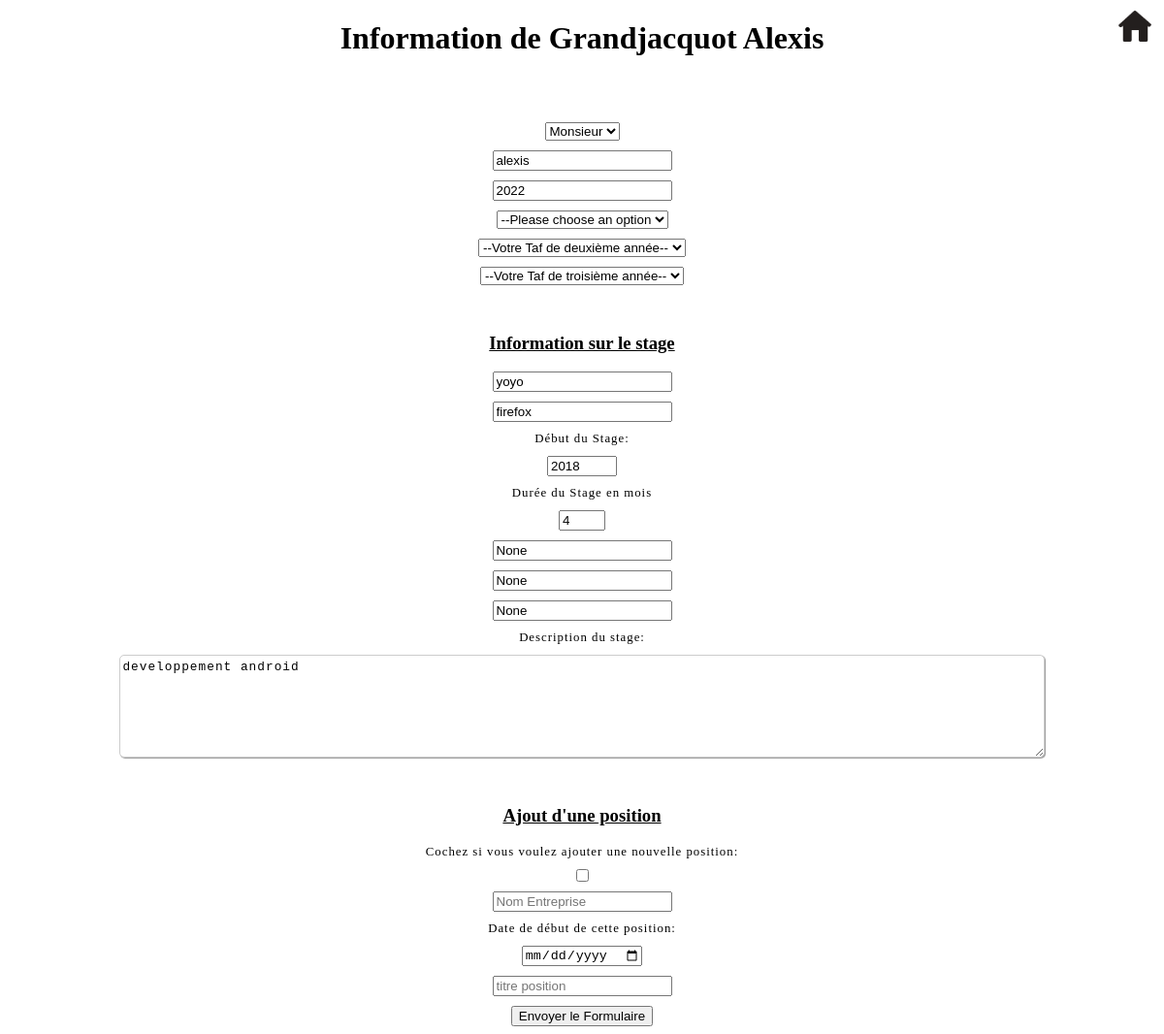
/informations_personnelles?id=1, run on the app's committed database.
### database/models.py (models this page shows)
class Person(db.Model):
    id = db.Column(db.Integer, primary_key=True)
    first_name = db.Column(db.String(50))
    last_name = db.Column(db.String(50))
    promotion = db.Column(db.Integer)
    role = db.Column(db.String(50))
    email=db.Column(db.String(50))
    etat_civil=db.Column(db.String(10))
    tafs=db.relationship('TAF', backref='people', secondary=junction_table_etudes)

class PFE(db.Model):
    id = db.Column(db.Integer, primary_key=True)
    student_id = db.Column(db.Integer, db.ForeignKey('person.id'))
    student=db.relationship('Person', backref='pfe_student', foreign_keys=[student_id])
    supervisor_id = db.Column(db.Integer, db.ForeignKey('person.id'))
    supervisor=db.relationship('Person', backref='pfe_supervisor', foreign_keys=[supervisor_id])
    organisation_id = db.Column(db.Integer, db.ForeignKey('organisation.id'))
    organisation = db.relationship('Organisation', backref='pfe_organisation')
    year=db.Column(db.Integer)
    duration=db.Column(db.Integer)
    description=db.Column(db.String(50))
    title=db.Column(db.String(50))

class Organisation(db.Model):
    id=db.Column(db.Integer, primary_key=True)
    entreprise=db.Column(db.String(50))

### app.py (the view)
@app.route('/informations_personnelles',methods=['GET'])
def informations_personnelles():
    id_connecte = request.args.get('id')
    admin=request.args.get('admin')
    person_connect=get_person_by_id(id_connecte)
    people, pfes, all_tafs, organisations, positions = action_base_donnee()
    print(type(person_connect.etat_civil))
    pfe=None
    for pfe_ in pfes:
        if str(pfe_.student.id)==id_connecte:
            pfe=pfe_
            break
    return flask.render_template("informations_personnelles.html.jinja2",pfe=pfe,id=id_connecte,person=person_connect,admin=admin,tafs=all_tafs)

### app.py (called while the page is built)
def get_person_by_id(person_id):
    people = Person.query.all()
    for person in people:
        if person.id == int(person_id):
            return person

def action_base_donnee():
    people = Person.query.all()
    pfes = PFE.query.all()
    all_tafs = TAF.query.all()
    organisations = Organisation.query.all()
    positions = Position.query.all()
    return people, pfes, all_tafs, organisations, positions

### templates/informations_personnelles.html.jinja2 (shortened to what this page needs)
<!DOCTYPE html>
<html lang="en">
<head>
    <link rel="stylesheet" href="{{ url_for("static",filename="css/informations_personnelles.css") }}">
</head>
<body>
    <h1> Information de {{ person.last_name }} {{ person.first_name }} </h1>
    {% if(admin!='admin') %}
    <a href={{  "/tableau_de_bord?id=" +id}}> <img id="logo_maison" src="{{ url_for("static",filename="img/maison.png") }}"> </a>
    {% endif %}
    <br><br>
    {% if admin!="admin" %}
    <form action={{ "resultat_informations_personnelles?id="+id }} method="POST" >
    {% endif %}
    {% if person.etat_civil=="monsieur" %}
        <select name="etat_civil" id="etat_civil">
    <option value="monsieur">Monsieur</option>
        </select>
    {% endif %}
        <input type="text" class="email" id="email" name="email" placeholder="email" value={{ person.email }}>
        <input type="number" class="promotion" id="promotion" name="promotion" placeholder="promotion" value={{ person.promotion }}>
    {% if person.role=="" %}
            <select name="role" id="role">
    <option value="">--Please choose an option</option>
        </select>
    {% endif %}
    <div>
        <select name="taf1" id="taf1" >
    <option value="">--Votre Taf de deuxième année-- </option>
        </select>
        <select name="taf2" id="taf2" >
    <option value="">--Votre Taf de troisième année-- </option>
            </select>
    </div>
        <h3> Information sur le stage</h3>
    <div class="stage" id="stage">
            {% if pfe!=none %}
        <input type="text" class="titre_sujet" id="titre_sujet" name="titre_sujet" placeholder="Titre du sujet de stage " value={{ pfe.title }}>
        <input type="text" class="organisation" id="organisation" name="organisation" placeholder="Organisation" value={{  pfe.organisation.entreprise}}>
        <label for="date_stage">Début du Stage:</label>
        <input type="number" class="date_stage" id="date_stage" name="date_stage" placeholder="Date du stage"  min="1900" max="2099"value={{ pfe.year }}>
        <label for="duree_stage">Durée du Stage en mois </label>
        <input type="number" class="duree_stage" id="duree_stage" name="duree_stage" min="2" max="6" value={{ pfe.duration }}>
        <input type="text" class="nom_tuteur" id="nom_tuteur" name="nom_tuteur" placeholder="Nom du Tuteur" value={{ pfe.supervisor.last_name }}>
        <input type="text" class="prenom_tuteur" id="prenom_tuteur" name="prenom_tuteur" placeholder="Prénom du tuteur" value={{ pfe.supervisor.first_name }}>
        <input type="text" class="email_tuteur" id="email_tuteur" name="email_tuteur" placeholder="email du tuteur" value={{ pfe.supervisor.email }}>
        <label for="description">Description du stage:</label>
        <textarea class="description" id="description" name="description_projet" placeholder="Description du sujet de stage" value={{ pfe.description }}>{{ pfe.description }}</textarea>
            {% endif %}
    </div>
        <h3>Ajout d'une position</h3>
        <div class="position" id="position">
        <label for="add_position">Cochez si vous voulez ajouter une nouvelle position:</label>
            <input type="checkbox" id="add_position" class="add_position" name="add_position">
            <input type="text" id="nom_entreprise" name="nom_entreprise" placeholder="Nom Entreprise">
            <label for="date_debut_position">Date de début de cette position:</label>
            <input type="date" id="date_debut_position" name="date_debut_position" placeholder="Date d'entrée">
            <input type="text" id="titre_position" name="titre_position" placeholder="titre position">
        </div>
        <button class="submit" type="submit"> Envoyer le Formulaire </button>
    </form>
</body>
</html>

### static/css/informations_personnelles.css (style rules this page uses)
input { margin-top: 10px; display: block; margin-left: auto; margin-right: auto; }
h1 { text-align: center; text-shadow: #999999; }
h3 { text-align: center; text-shadow: #999999; padding-top: 30px; text-decoration: underline; }
select { display: block; margin-left: auto; margin-right: auto; margin-top:10px; }
.submit { margin-top:10px; }
label, textarea { font-size: 0.8rem; letter-spacing: 1px; }
textarea { height:100px; text-align: left; display: block; width:80%; line-height: 1.5; border-radius: 5px; border: 1px solid #ccc; box-shadow: 1px 1px 1px #999; margin-left: auto; margin-right: auto; }
label { text-align: center; margin-top: 10px; display: block; margin-bottom: 10px; }
.submit { display: block; margin-right: auto; margin-left: auto; }
#logo_maison { position:absolute; top:5px; right:5px; width:50px; }

### data on the page
Person: last_name "Grandjacquot", first_name "Alexis", email "alexis", promotion "2022"
PFE: titre_sujet "yoyo", duree_stage "4", description_projet "developpement android"
Organisation: organisation "firefox"
Person: nom_tuteur "None", prenom_tuteur "None", email_tuteur "None"
